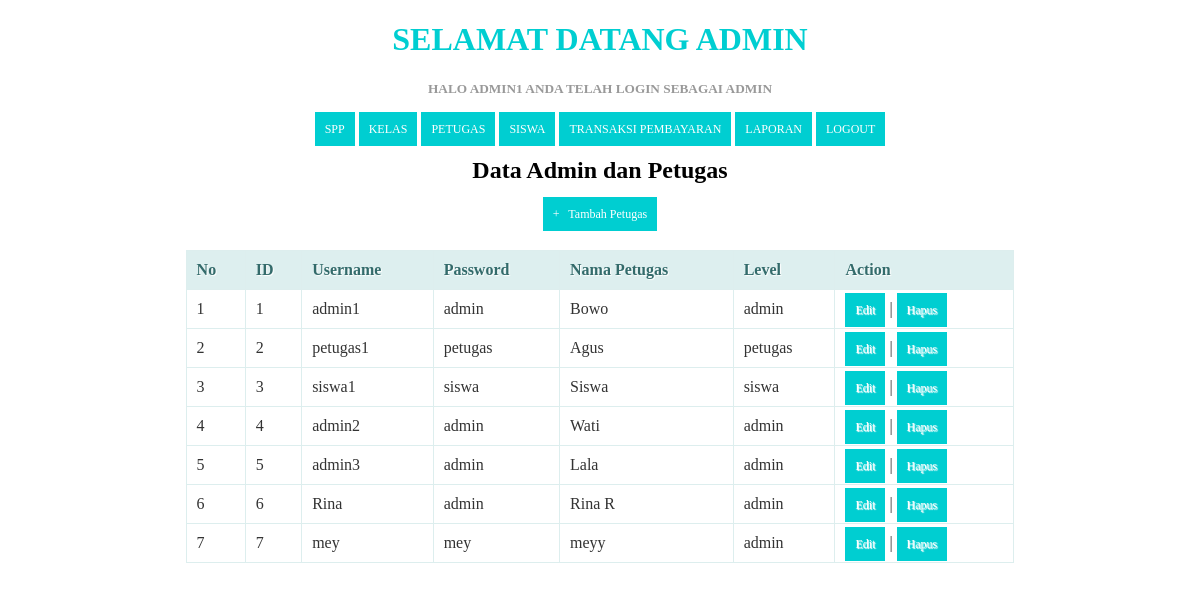
Page /petugas.php (signed in) on the committed database.
### tables this page shows
CREATE TABLE `petugas` (
  `id_petugas` int(11) NOT NULL,
  `username` varchar(25) NOT NULL,
  `password` varchar(32) NOT NULL,
  `nama_petugas` varchar(35) NOT NULL,
  `level` enum('admin','petugas','siswa') NOT NULL
);

### petugas.php (the view, shortened to what this page needs)
<?php
  include ('header.php');
?>
    <center><h2>Data Admin dan Petugas</h2><center>
    <center><a href="tambah_petugas.php">+ &nbsp; Tambah Petugas</a><center>
    <br/>
    <table>
      <thead>
        <tr>
          <th>No</th>
          <th>ID</th>
          <th>Username</th>
          <th>Password</th>
          <th>Nama Petugas</th>
          <th>Level</th>
          <th>Action</th>
        </tr>
    </thead>
    <tbody>
      <?php
      $query = "SELECT * FROM petugas ORDER BY id_petugas ASC";
      $result = mysqli_query($koneksi, $query);
      $no = 1;
      while($row = mysqli_fetch_assoc($result))
      {
      ?>
       <tr>
          <td><?php echo $no; ?></td>
          <td><?php echo $no;['id_petugas'] ?></td>
          <td><?php echo $row['username']; ?></td>
          <td><?php echo $row['password']; ?></td>
          <td><?php echo $row['nama_petugas']; ?></td>
          <td><?php echo substr($row['level'], 0, 20); ?></td>
          <td>
              <a href="edit_petugas.php?id=<?php echo $row['id_petugas']; ?>">Edit</a> |
              <a href="proses_hapuspetugas.php?id=<?php echo $row['id_petugas']; ?>" onClick="return confirm('Anda yakin akan menghapus data ini?')">Hapus</a>
          </td>
      </tr>
      <?php
        $no++;
      }
      ?>
    </tbody>
    </table>
</body>
</html>

### header.php (style rules this page uses)
* { font-family: "Trebuchet MS"; }
table { border: solid 1px #DDEEEE; border-collapse: collapse; border-spacing: 0; width: 70%; margin: 10px auto 10px auto; }
table thead th { background-color: #DDEFEF; border: solid 1px #DDEEEE; color: #336B6B; padding: 10px; text-align: left; text-shadow: 1px 1px 1px #fff; text-decoration: none; }
table tbody td { border: solid 1px #DDEEEE; color: #333; padding: 10px; text-shadow: 1px 1px 1px #fff; }
a { background-color: DarkTurquoise; color: #fff; padding: 10px; text-decoration: none; font-size: 12px; }

### rows in the picture
petugas: username "admin1", password "admin", nama_petugas "Bowo", level "admin"
petugas: username "petugas1", password "petugas", nama_petugas "Agus", level "petugas"
petugas: username "siswa1", password "siswa", nama_petugas "Siswa", level "siswa"
petugas: username "admin2", password "admin", nama_petugas "Wati", level "admin"
petugas: username "admin3", password "admin", nama_petugas "Lala", level "admin"
petugas: username "Rina", password "admin", nama_petugas "Rina R", level "admin"
petugas: username "mey", password "mey", nama_petugas "meyy", level "admin"

### other values in the picture
$_SESSION['username'] "ADMIN1"
$_SESSION['level'] "ADMIN"
